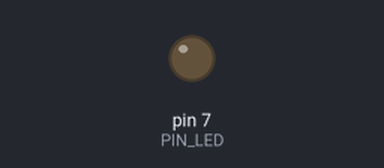
This sketch was run on a simulated Arduino Uno, built with avr-gcc and run on an emulated ATmega328P. On the bench: output pins drawn as LEDs (lit = HIGH). Dashed ring = blinking. At 2.1 s the program stops and its outputs stay as they are.

Above: at 0.5 s.
At 1.85 s:
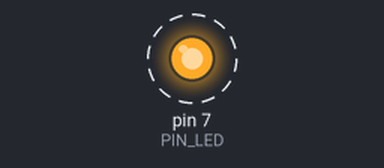
Timing chart, 0 to 3.0 s (numbered marks = the images above):
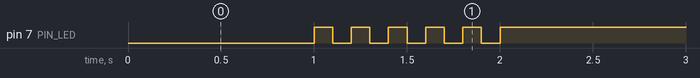

The sketch:

05_practice_2.ino
```cpp
#define PIN_LED 7
unsigned int toggle = 0;

void setup() {
  pinMode(PIN_LED, 1);
  Serial.begin(115200); // Initialize serial port
  while (!Serial) {
    ; // wait for serial port to connect.
  }
}

void loop() {
    //최초 setup이 두번 call이 돼서 LED가 한번 켜졌다 꺼진 후 loop가 실행되는 문제가 발생했습니다.
    //같은 코드여도 매번 발생하는게 아니라서 구글링해보니, 하드웨어 문제일 수 있다는 답변을 찾았습니다.
    //그래서 코드는 그대로 제출하도록 하겠습니다.

    digitalWrite(PIN_LED, 0); // 최초 켜진 상태로 1초 지속
    delay(1000);
    int cnt = 11; // 마지막에 꺼진 상태로 while을 마무리 하기 위해 cnt를 11로 설정
    while(cnt--){
      toggle = toggle_state(toggle);
      digitalWrite(PIN_LED, toggle); // update LED status.
      delay(100);
   }
   while(1){} // 실행을 마치고 무한루프
}

int toggle_state(int toggle) {
  return toggle == 0 ? 1 : 0;
}
```

Measured:
- by itself, pin 7 (PIN_LED): alternates HIGH for 0.10 s and LOW for 0.10 s, 11 changes in all, then stays HIGH
